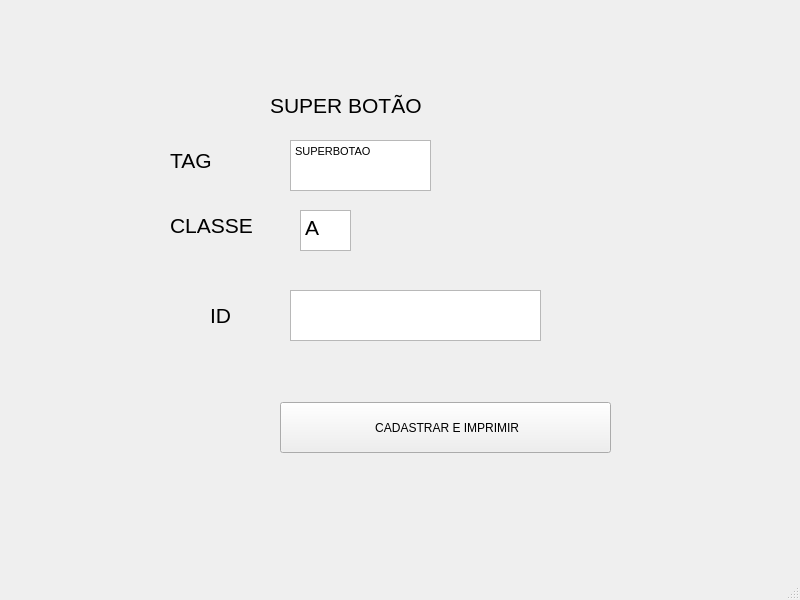
<?xml version="1.0" encoding="UTF-8"?>
<ui version="4.0">
 <class>MainWindow</class>
 <widget class="QMainWindow" name="MainWindow">
  <property name="geometry">
   <rect>
    <x>0</x>
    <y>0</y>
    <width>800</width>
    <height>600</height>
   </rect>
  </property>
  <property name="windowTitle">
   <string>MainWindow</string>
  </property>
  <widget class="QWidget" name="centralwidget">
   <widget class="QLabel" name="label">
    <property name="geometry">
     <rect>
      <x>270</x>
      <y>70</y>
      <width>171</width>
      <height>71</height>
     </rect>
    </property>
    <property name="text">
     <string>&lt;html&gt;&lt;head/&gt;&lt;body&gt;&lt;p&gt;&lt;span style=&quot; font-size:16pt;&quot;&gt;SUPER BOTÃO&lt;/span&gt;&lt;/p&gt;&lt;/body&gt;&lt;/html&gt;</string>
    </property>
   </widget>
   <widget class="QTextEdit" name="textEdit">
    <property name="geometry">
     <rect>
      <x>300</x>
      <y>210</y>
      <width>51</width>
      <height>41</height>
     </rect>
    </property>
    <property name="html">
     <string>&lt;!DOCTYPE HTML PUBLIC &quot;-//W3C//DTD HTML 4.0//EN&quot; &quot;http://www.w3.org/TR/REC-html40/strict.dtd&quot;&gt;
&lt;html&gt;&lt;head&gt;&lt;meta name=&quot;qrichtext&quot; content=&quot;1&quot; /&gt;&lt;style type=&quot;text/css&quot;&gt;
p, li { white-space: pre-wrap; }
&lt;/style&gt;&lt;/head&gt;&lt;body style=&quot; font-family:'MS Shell Dlg 2'; font-size:8.25pt; font-weight:400; font-style:normal;&quot;&gt;
&lt;p style=&quot; margin-top:0px; margin-bottom:0px; margin-left:0px; margin-right:0px; -qt-block-indent:0; text-indent:0px;&quot;&gt;&lt;span style=&quot; font-size:16pt;&quot;&gt;A&lt;/span&gt;&lt;/p&gt;&lt;/body&gt;&lt;/html&gt;</string>
    </property>
   </widget>
   <widget class="QTextEdit" name="textEdit_2">
    <property name="geometry">
     <rect>
      <x>290</x>
      <y>290</y>
      <width>251</width>
      <height>51</height>
     </rect>
    </property>
    <property name="html">
     <string>&lt;!DOCTYPE HTML PUBLIC &quot;-//W3C//DTD HTML 4.0//EN&quot; &quot;http://www.w3.org/TR/REC-html40/strict.dtd&quot;&gt;
&lt;html&gt;&lt;head&gt;&lt;meta name=&quot;qrichtext&quot; content=&quot;1&quot; /&gt;&lt;style type=&quot;text/css&quot;&gt;
p, li { white-space: pre-wrap; }
&lt;/style&gt;&lt;/head&gt;&lt;body style=&quot; font-family:'MS Shell Dlg 2'; font-size:8.25pt; font-weight:400; font-style:normal;&quot;&gt;
&lt;p style=&quot;-qt-paragraph-type:empty; margin-top:0px; margin-bottom:0px; margin-left:0px; margin-right:0px; -qt-block-indent:0; text-indent:0px;&quot;&gt;&lt;br /&gt;&lt;/p&gt;&lt;/body&gt;&lt;/html&gt;</string>
    </property>
   </widget>
   <widget class="QLabel" name="label_2">
    <property name="geometry">
     <rect>
      <x>170</x>
      <y>190</y>
      <width>101</width>
      <height>71</height>
     </rect>
    </property>
    <property name="text">
     <string>&lt;html&gt;&lt;head/&gt;&lt;body&gt;&lt;p&gt;&lt;span style=&quot; font-size:16pt;&quot;&gt;CLASSE&lt;/span&gt;&lt;/p&gt;&lt;/body&gt;&lt;/html&gt;</string>
    </property>
   </widget>
   <widget class="QLabel" name="label_3">
    <property name="geometry">
     <rect>
      <x>210</x>
      <y>290</y>
      <width>51</width>
      <height>51</height>
     </rect>
    </property>
    <property name="text">
     <string>&lt;html&gt;&lt;head/&gt;&lt;body&gt;&lt;p&gt;&lt;span style=&quot; font-size:16pt;&quot;&gt;ID&lt;/span&gt;&lt;/p&gt;&lt;/body&gt;&lt;/html&gt;</string>
    </property>
   </widget>
   <widget class="QPushButton" name="pushButton">
    <property name="geometry">
     <rect>
      <x>280</x>
      <y>402</y>
      <width>331</width>
      <height>51</height>
     </rect>
    </property>
    <property name="text">
     <string> CADASTRAR E IMPRIMIR</string>
    </property>
   </widget>
   <widget class="QTextEdit" name="textEdit_3">
    <property name="geometry">
     <rect>
      <x>290</x>
      <y>140</y>
      <width>141</width>
      <height>51</height>
     </rect>
    </property>
    <property name="html">
     <string>&lt;!DOCTYPE HTML PUBLIC &quot;-//W3C//DTD HTML 4.0//EN&quot; &quot;http://www.w3.org/TR/REC-html40/strict.dtd&quot;&gt;
&lt;html&gt;&lt;head&gt;&lt;meta name=&quot;qrichtext&quot; content=&quot;1&quot; /&gt;&lt;style type=&quot;text/css&quot;&gt;
p, li { white-space: pre-wrap; }
&lt;/style&gt;&lt;/head&gt;&lt;body style=&quot; font-family:'MS Shell Dlg 2'; font-size:8.25pt; font-weight:400; font-style:normal;&quot;&gt;
&lt;p style=&quot; margin-top:0px; margin-bottom:0px; margin-left:0px; margin-right:0px; -qt-block-indent:0; text-indent:0px;&quot;&gt;SUPERBOTAO&lt;/p&gt;&lt;/body&gt;&lt;/html&gt;</string>
    </property>
   </widget>
   <widget class="QLabel" name="label_4">
    <property name="geometry">
     <rect>
      <x>170</x>
      <y>140</y>
      <width>91</width>
      <height>41</height>
     </rect>
    </property>
    <property name="text">
     <string>&lt;html&gt;&lt;head/&gt;&lt;body&gt;&lt;p&gt;&lt;span style=&quot; font-size:16pt;&quot;&gt;TAG&lt;/span&gt;&lt;/p&gt;&lt;/body&gt;&lt;/html&gt;</string>
    </property>
   </widget>
  </widget>
  <widget class="QMenuBar" name="menubar">
   <property name="geometry">
    <rect>
     <x>0</x>
     <y>0</y>
     <width>800</width>
     <height>21</height>
    </rect>
   </property>
  </widget>
  <widget class="QStatusBar" name="statusbar"/>
 </widget>
 <resources/>
 <connections/>
</ui>
